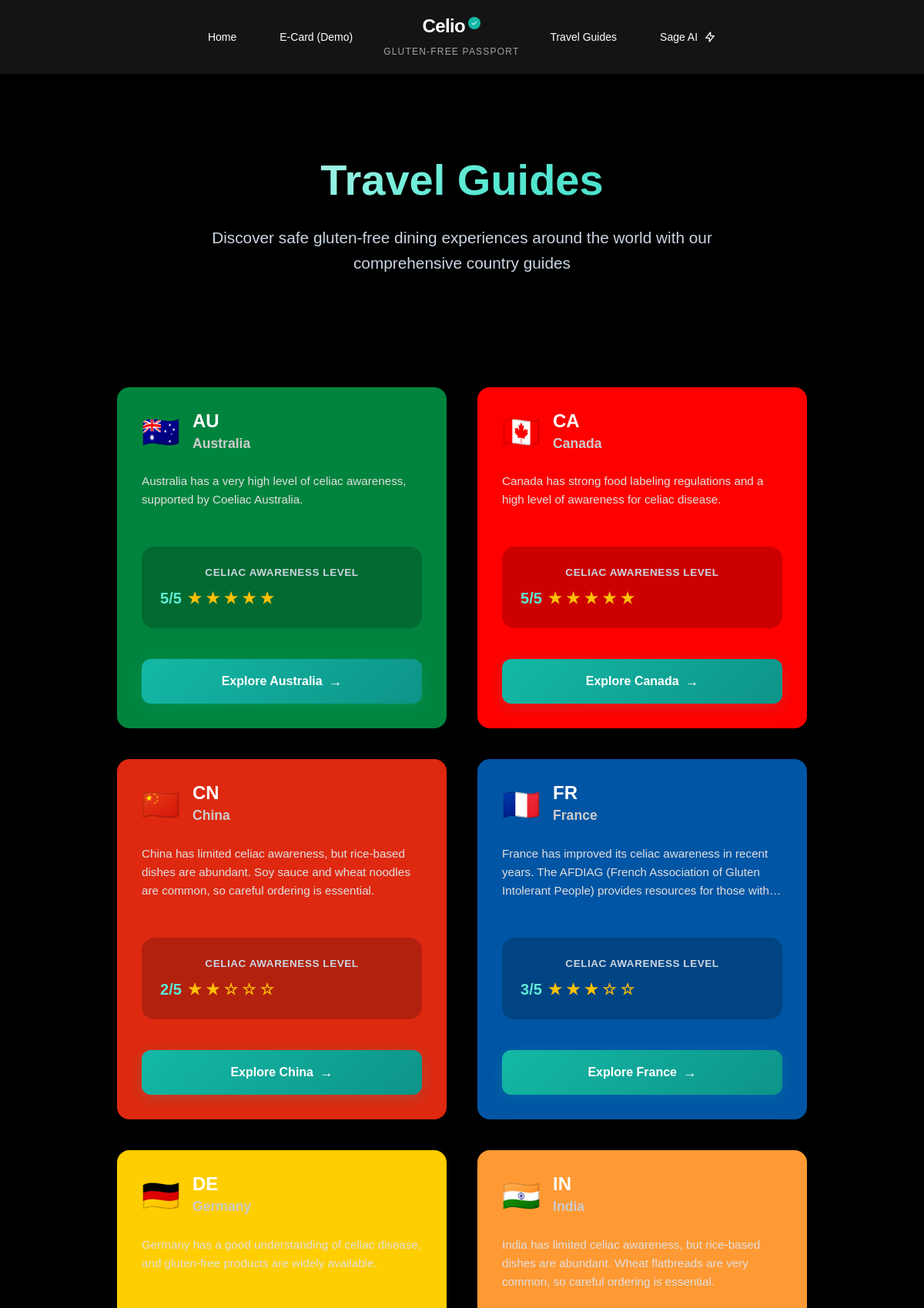
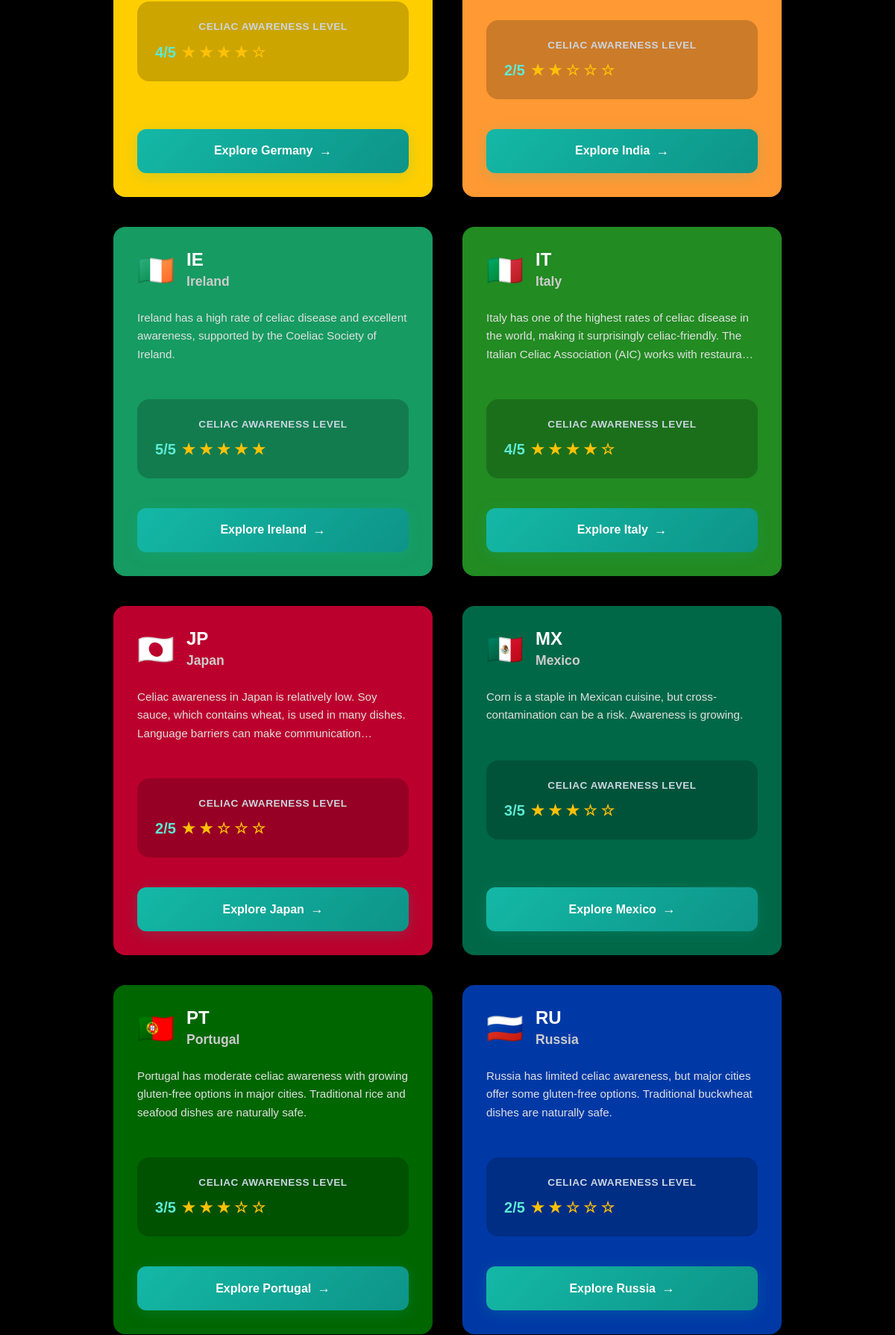
The page /travel/ (upper part) on the database its author committed (2 pictures, top to bottom).
### travel/models.py (models this page shows, shortened)
class Country(models.Model):
    name = models.CharField(max_length=100)
    slug = models.SlugField(max_length=100, unique=True, blank=True)
    code = models.CharField(max_length=2, unique=True)  # ISO country code (e.g., US, JP, FR)
    flag_emoji = models.CharField(max_length=10, blank=True)  # Flag emoji for display
    language = models.CharField(max_length=100)  # Primary language
    language_code = models.CharField(max_length=2)  # ISO language code (e.g., en, ja, fr)
    celiac_awareness = models.IntegerField(
        choices=[
            (1, _('Very Low')),
            (2, _('Low')),
            (3, _('Moderate')),
            (4, _('High')),
            (5, _('Very High')),
        ],
        default=3
    )
    color = models.CharField(max_length=7, default="#808080", help_text="Hex color code for the country card")
    summary = models.TextField(help_text=_("General information about celiac awareness in this country"))
    dining_tips = models.TextField(help_text=_("Tips for dining safely in this country"))
    class Meta:
        verbose_name_plural = "Countries"
        ordering = ['name']

### travel/views.py (the view)
# urls.py: path('', views.travel_guide_list, name='travel_guide_list'),
def travel_guide_list(request):
    travel_guides = Country.objects.all().order_by('name')
    return render(request, 'travel/travel_guide_list.html', {
        'travel_guides': travel_guides
    })

### subscription/context_processors.py (called while the page is built)
def subscription_status(request):
    return {
        'is_premium': True,
        'subscription_plan': 'premium',
        'subscription_status': 'active'
    }

### templates/travel/travel_guide_list.html (shortened to what this page needs)
{% extends 'base.html' %}
{% load static %}
{% load travel_filters %}
{% block content %}
<div class="container">
    <div class="page-header">
        <h1 class="page-title">Travel Guides</h1>
        <p class="page-subtitle">Discover safe gluten-free dining experiences around the world with our comprehensive country guides</p>
    </div>
    <div class="countries-grid">
        {% for country in travel_guides %}
        <section class="country-card" style="--card-color: {{ country.color|default:'#007bff' }}">
            <header class="country-header">
                <div class="country-flag">{{ country.flag_emoji }}</div>
                <div class="country-info">
                    <h2 class="country-code">{{ country.code }}</h2>
                    <h3 class="country-name">{{ country.name }}</h3>
                </div>
            </header>
            <div class="country-description">{{ country.summary }}</div>
            <div class="awareness-section">
                <div class="awareness-label">Celiac Awareness Level</div>
                <div class="awareness-value">
                    {{ country.celiac_awareness }}/5
                    <span class="awareness-stars">
                        {% for i in "12345" %}
                            {% if forloop.counter <= country.celiac_awareness %}
                                ★
                            {% else %}
                                ☆
                            {% endif %}
                        {% endfor %}
                    </span>
                </div>
            </div>
            <footer class="country-footer">
                <a href="{% url 'travel:country_detail' country.slug %}" class="explore-link">
                    Explore {{ country.name }}
                </a>
            </footer>
        </section>
        {% endfor %}
    </div>
</div>
{% endblock %}

### static/css/primary_accent_theme.css (style rules this page uses)
:root { --primary-950: #f8f8f8; --primary-900: #e0e0e0; --primary-800: #c0c0c0; --primary-700: #a0a0a0; --accent-600: #6b46c1; --accent-500: #7c3aed; --accent-400: #8b5cf6; --accent-300: #a78bfa; --accent-200: #c4b5fd; --accent-100: #e0e7ff; }

### templates/travel/travel_guide_list.html (style rules this page uses)
body { background: #000; color: #ffffff; font-family: 'Hex Franklin', sans-serif; margin: 0; padding: 0; min-height: 100vh; position: relative; overflow-x: hidden; }
.page-header { text-align: center; padding: 4rem 2rem; background: transparent; margin: 2rem auto 3rem; max-width: 1200px; position: relative; }
.page-title { font-size: 3.5rem; font-weight: 900; margin-bottom: 1rem; background: linear-gradient(135deg, #ffffff 0%, #5eead4 50%, #2dd4bf 100%); -webkit-background-clip: text; -webkit-text-fill-color: transparent; background-clip: text; position: relative; z-index: 1; }
.page-subtitle { font-size: 1.3rem; color: #cbd5e1; margin-bottom: 2rem; max-width: 700px; margin-left: auto; margin-right: auto; position: relative; z-index: 1; line-height: 1.6; }
.countries-grid { display: grid; grid-template-columns: repeat(auto-fit, minmax(380px, 1fr)); gap: 2.5rem; max-width: 1400px; margin: 0 auto 3rem; padding: 0 2rem; position: relative; z-index: 1; }
.country-card { background-color: var(--card-color); border-radius: 1rem; padding: 2rem; transition: all 0.3s ease; position: relative; overflow: hidden; display: flex; flex-direction: column; height: 100%; }
.country-header { display: flex; align-items: center; margin-bottom: 1.5rem; gap: 1rem; }
.country-flag { font-size: 2.5rem; line-height: 1; font-family: 'Apple Color Emoji', 'Segoe UI Emoji', 'Noto Color Emoji', 'Segoe UI Symbol', 'Android Emoji', 'EmojiSymbols', sans-serif; font-feature-settings: 'liga' off; }
.country-info { flex: 1; }
.country-code { font-size: 1.5rem; font-weight: 700; color: #ffffff; margin-bottom: 0.25rem; margin-top: 0; line-height: 1; }
.country-name { font-size: 1.1rem; font-weight: 600; color: #cccccc; margin: 0; }
.country-footer { margin-top: auto; padding-top: 1rem; }
.country-description { font-size: 0.95rem; color: #e0e0e0; line-height: 1.6; margin-bottom: 1.5rem; display: -webkit-box; -webkit-line-clamp: 3; -webkit-box-orient: vertical; overflow: hidden; }
.awareness-section { background: rgba(0, 0, 0, 0.2); border-radius: 1rem; padding: 1.5rem; margin: 1.5rem 0; text-align: center; }
.awareness-label { font-size: 0.85rem; color: #cbd5e1; margin-bottom: 0.5rem; text-transform: uppercase; letter-spacing: 0.5px; font-weight: 600; position: relative; z-index: 1; }
.awareness-value { font-size: 1.25rem; font-weight: 700; color: #5eead4; display: flex; align-items: center; gap: 0.5rem; position: relative; z-index: 1; }
.awareness-stars { color: #ffc107; }
.explore-link { display: inline-flex; align-items: center; justify-content: center; background: linear-gradient(135deg, #14b8a6 0%, #0d9488 100%); color: white; text-decoration: none; padding: 1rem 2rem; border-radius: 0.75rem; font-weight: 700; font-size: 1rem; transition: all 0.3s cubic-bezier(0.175, 0.885, 0.32, 1.275); width: 100%; position: relative; overflow: hidden; z-index: 1; box-shadow: 0 4px 20px rgba(20, 184, 166, 0.2); }
.explore-link::before { content: ''; position: absolute; top: 0; left: -100%; width: 100%; height: 100%; background: linear-gradient(135deg, #2dd4bf 0%, #14b8a6 100%); transition: all 0.4s ease; z-index: -1; }
.explore-link::after { content: '→'; margin-left: 0.5rem; font-size: 1.1em; transition: transform 0.3s ease; }
.container { max-width: 1200px; margin: 0 auto; padding: 0 2rem; }

### templates/base.html (style rules this page uses)
body { position: relative; overflow-x: hidden; font-family: 'Hex Franklin', sans-serif; color: var(--neutral-100); background: black; min-height: 100vh; line-height: 1.6; }

### rows shown on the page
Country: flag_emoji "🇦🇺", code "AU", name "Australia", summary "Australia has a very high level of celiac awareness, supported by Coeliac Australia.", celiac_awareness "5"
Country: flag_emoji "🇨🇦", code "CA", name "Canada", summary "Canada has strong food labeling regulations and a high level of awareness for celiac disease.", celiac_awareness "5"
Country: flag_emoji "🇨🇳", code "CN", name "China", summary "China has limited celiac awareness, but rice-based dishes are abundant. Soy sauce and wheat noodles are common, so careful ordering is essential.", celiac_awareness "2"
Country: flag_emoji "🇫🇷", code "FR", name "France", summary "France has improved its celiac awareness in recent years. The AFDIAG (French Association of Gluten Intolerant People) provides resources for those…", celiac_awareness "3"
Country: flag_emoji "🇩🇪", code "DE", summary "Germany has a good understanding of celiac disease, and gluten-free products are widely available.", celiac_awareness "4", name "Germany"
Country: flag_emoji "🇮🇳", code "IN", name "India", summary "India has limited celiac awareness, but rice-based dishes are abundant. Wheat flatbreads are very common, so careful ordering is essential.", celiac_awareness "2"
Country: flag_emoji "🇮🇪", code "IE", name "Ireland", summary "Ireland has a high rate of celiac disease and excellent awareness, supported by the Coeliac Society of Ireland.", celiac_awareness "5"
Country: flag_emoji "🇮🇹", code "IT", name "Italy", summary "Italy has one of the highest rates of celiac disease in the world, making it surprisingly celiac-friendly. The Italian Celiac Association (AIC) works with…", celiac_awareness "4"
Country: flag_emoji "🇯🇵", code "JP", name "Japan", summary "Celiac awareness in Japan is relatively low. Soy sauce, which contains wheat, is used in many dishes. Language barriers can make…", celiac_awareness "2"
Country: flag_emoji "🇲🇽", code "MX", name "Mexico", summary "Corn is a staple in Mexican cuisine, but cross-contamination can be a risk. Awareness is growing.", celiac_awareness "3"
Country: flag_emoji "🇵🇹", code "PT", name "Portugal", summary "Portugal has moderate celiac awareness with growing gluten-free options in major cities. Traditional rice and seafood dishes are naturally safe.", celiac_awareness "3"
Country: flag_emoji "🇷🇺", code "RU", name "Russia", summary "Russia has limited celiac awareness, but major cities offer some gluten-free options. Traditional buckwheat dishes are naturally safe.", celiac_awareness "2"
